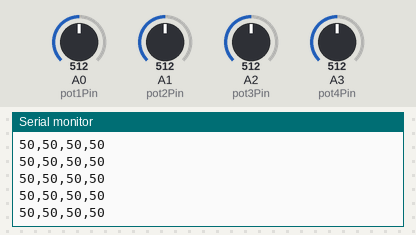
Simulated run of this sketch. Board: Arduino Uno, built with avr-gcc and run on an emulated ATmega328P. Parts: the last lines printed to the serial monitor. Inputs (shaded band) come from the test bench; at power-on: A0 (pot1Pin) = 512, A1 (pot2Pin) = 512, A2 (pot3Pin) = 512, A3 (pot4Pin) = 512.

Above: at 1.2 s.
1.3 s: A0 (pot1Pin) set to 716
At 1.35 s:
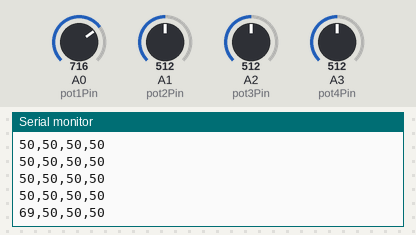
2.8 s: A1 (pot2Pin) set to 716
At 2.83 s:
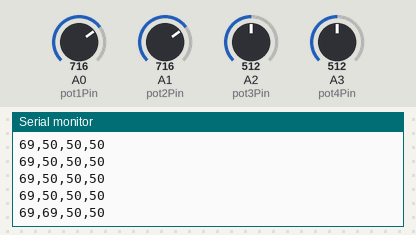
4.3 s: A2 (pot3Pin) set to 716
At 4.31 s:
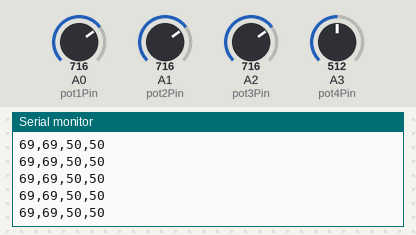
5.8 s: A3 (pot4Pin) set to 716
At 5.8 s:
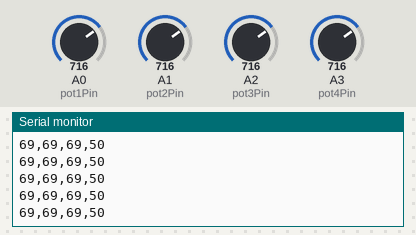
7.3 s: A0 (pot1Pin) set to 992
At 7.33 s:
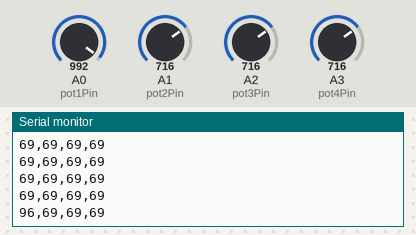
8.8 s: A1 (pot2Pin) set to 992
At 8.82 s:
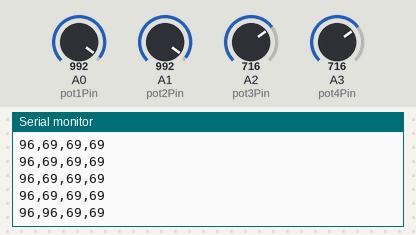
Timing chart, 0 to 11.3 s (numbered marks = the images above; inputs shaded):
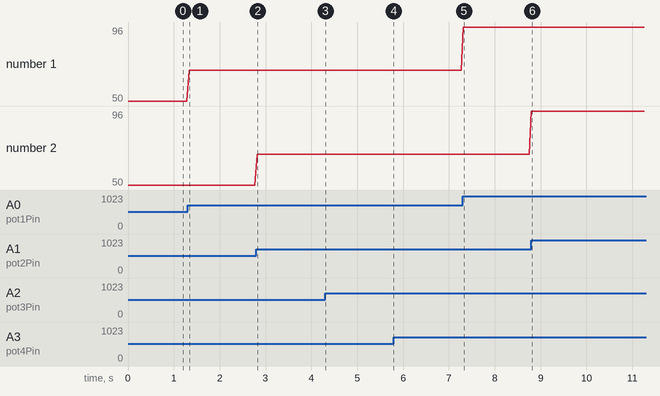

The sketch:

volume_mixer_nanov3.ino
```cpp
const int pot1Pin = A0;
const int pot2Pin = A1;
const int pot3Pin = A2;
const int pot4Pin = A3;

void setup() {
  Serial.begin(115200);
}

void loop() {
  int pot1 = analogRead(pot1Pin);
  int volume1 = map(pot1, 0, 1023, 0, 100);

  int pot2 = analogRead(pot2Pin);
  int volume2 = map(pot2, 0, 1023, 0, 100);

  int pot3 = analogRead(pot3Pin);
  int volume3 = map(pot3, 0, 1023, 0, 100);

  int pot4 = analogRead(pot4Pin);
  int volume4 = map(pot4, 0, 1023, 0, 100);

  Serial.print(volume1);
  Serial.print(",");
  Serial.print(volume2);
  Serial.print(",");
  Serial.print(volume3);
  Serial.print(",");
  Serial.println(volume4);

  delay(50);
}
```

Measured:
- after the input at 1.3 s, the serial monitor: prints a new line at once (image 1)
- after the input at 2.8 s, the serial monitor: prints a new line at once (image 2)
- after the input at 7.3 s, the serial monitor: prints a new line at once (image 5)
- after the input at 8.8 s, the serial monitor: prints a new line at once (image 6)
- plotted number 1: 50 → 69 after the input at 1.3 s, 69 → 96 after the input at 7.3 s
